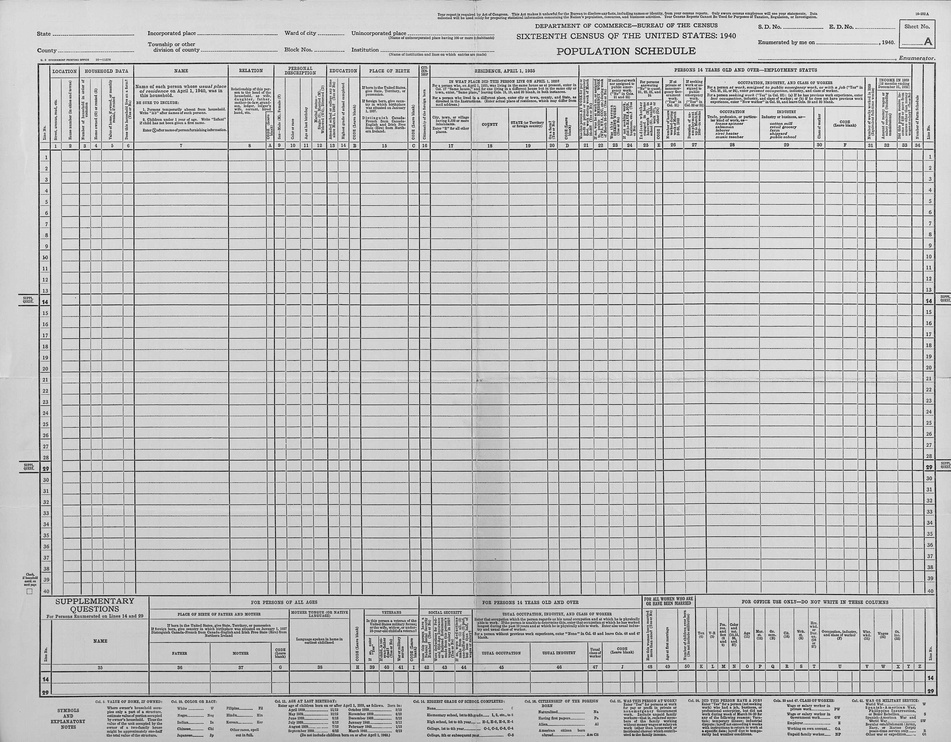
#> input picture data/census/templates/1940/template.jpg, 951 x 742 px, shrunk from 3000 x 2343 before the run; its folder holds only this picture in this run
$ python -i image_processor.py   (imports and definitions only)   (older library calls are emulated)
#> lines starting #> are read from the running program, lines starting #| are printed output that depends on the picture
"""
Image preprocessing for census extraction.

Handles deskewing, denoising, contrast enhancement, and binarization
to prepare census images for optimal OCR performance.

Key techniques:
- Deskewing via Hough line detection
- Gaussian blur for denoising
- CLAHE (Contrast Limited Adaptive Histogram Equalization)
- Adaptive thresholding for binarization
"""

from __future__ import annotations

import logging
from pathlib import Path
from typing import Optional, Tuple

import cv2
import numpy as np
from PIL import Image

logger = logging.getLogger(__name__)


class CensusImageProcessor:
    """Preprocesses census images for OCR extraction."""

    def __init__(
        self,
        deskew: bool = False,  # Disabled by default - needs improvement
        denoise: bool = False,  # Disabled by default - degrades lines
        enhance_contrast: bool = True,
        binarize: bool = False,  # Disabled temporarily to test grayscale
    ):
        """
        Initialize image processor with preprocessing options.

        Args:
            deskew: Apply rotation correction
            denoise: Apply noise reduction
            enhance_contrast: Apply CLAHE contrast enhancement
            binarize: Apply adaptive thresholding
        """
        self.deskew = deskew
        self.denoise = denoise
        self.enhance_contrast = enhance_contrast
        self.binarize = binarize

        # Metrics (always calculated, whether or not we apply corrections)
        self.last_skew_score = 0.0
        self.last_noise_score = 0.0

    def process_image(
        self, image_path: str | Path, output_path: Optional[str | Path] = None
    ) -> np.ndarray:
        """
        Process a census image through the full pipeline.

        Args:
            image_path: Path to input image
            output_path: Optional path to save processed image

        Returns:
            Processed image as numpy array (grayscale)

        Raises:
            FileNotFoundError: If image_path does not exist
            ValueError: If image cannot be loaded
        """
        image_path = Path(image_path)
        if not image_path.exists():
            raise FileNotFoundError(f"Image not found: {image_path}")

        logger.info(f"Processing image: {image_path.name}")

        # Load image
        image = self._load_image(image_path)

        # Convert to grayscale if needed
        if len(image.shape) == 3:
            image = cv2.cvtColor(image, cv2.COLOR_BGR2GRAY)

        # ALWAYS measure quality metrics (whether or not we apply corrections)
        self.last_skew_score = self._measure_skew(image)
        self.last_noise_score = self._measure_noise(image)

        logger.info(f"Image quality: skew={self.last_skew_score:.1f}/100, noise={self.last_noise_score:.1f}/100")

        # Apply preprocessing steps (if enabled)
        if self.deskew:
            image = self._deskew_image(image)
            logger.info(f"Applied deskewing")

        if self.denoise:
            image = self._denoise_image(image)
            logger.info(f"Applied denoising")

        if self.enhance_contrast:
            image = self._enhance_contrast(image)

        if self.binarize:
            image = self._binarize_image(image)

        # Save if output path provided
        if output_path:
            output_path = Path(output_path)
            output_path.parent.mkdir(parents=True, exist_ok=True)
            cv2.imwrite(str(output_path), image)
            logger.info(f"Saved processed image: {output_path}")

        return image

    def _load_image(self, image_path: Path) -> np.ndarray:
        """
        Load image from disk.

        Args:
            image_path: Path to image file

        Returns:
            Image as numpy array

        Raises:
            ValueError: If image cannot be loaded
        """
        image = cv2.imread(str(image_path))
#> image is the input picture: shape (742, 951, 3); min 16, max 255, mean 195.5
        if image is None:
            # Try with PIL as fallback
            try:
                pil_image = Image.open(image_path)
                image = np.array(pil_image)
                if len(image.shape) == 3 and image.shape[2] == 3:
                    image = cv2.cvtColor(image, cv2.COLOR_RGB2BGR)
            except Exception as e:
                raise ValueError(f"Failed to load image: {e}") from e

        logger.debug(f"Loaded image: shape={image.shape}, dtype={image.dtype}")
        return image

    # [74 lines left out: functions _deskew_image, _denoise_image, not called in this run]

    def _enhance_contrast(self, image: np.ndarray) -> np.ndarray:
        """
        Enhance contrast using CLAHE (Contrast Limited Adaptive Histogram Equalization).

        CLAHE improves local contrast without over-amplifying noise,
        making faded or uneven text more readable.

        Args:
            image: Grayscale input image

        Returns:
            Contrast-enhanced image
        """
        # Create CLAHE object with subtle settings
        # clipLimit=1.0 provides minimal enhancement without darkening backgrounds
        clahe = cv2.createCLAHE(clipLimit=1.0, tileGridSize=(8, 8))
        enhanced = clahe.apply(image)
        logger.debug("Applied CLAHE contrast enhancement (subtle: clipLimit=1.0)")
        return enhanced

    # [24 lines left out: function _binarize_image, not called in this run]

    def _measure_skew(self, image: np.ndarray) -> float:
        """
        Measure image skew without applying correction.

        Returns a score from 0-100 where:
        - 0 = perfectly straight (no skew detected)
        - 100 = severely skewed (>10 degrees)

        Args:
            image: Grayscale input image

        Returns:
            Skew score (0-100)
        """
        # Detect edges
        edges = cv2.Canny(image, 50, 150, apertureSize=3)
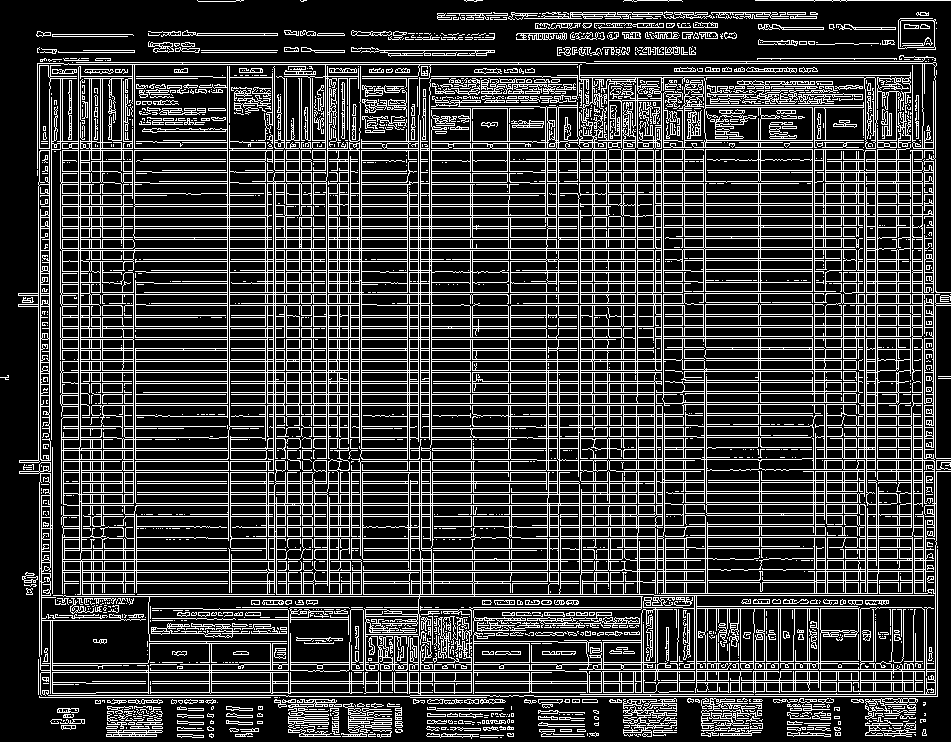
#> edges: shape (742, 951); 22.4% white in thin lines or dots

        # Detect lines
        lines = cv2.HoughLines(edges, 1, np.pi / 180, 200)

        if lines is None or len(lines) == 0:
            return 0.0  # Can't measure skew if no lines detected

        # Calculate angles
        angles = []
        for line in lines:
            rho, theta = line[0]
            angle = (theta * 180 / np.pi) - 90
            if -45 <= angle <= 45:
                angles.append(angle)
#> this loop made 12192 passes
#> (rho, theta, angle) on passes 1 to 3: (294, 1.57, 2.5e-06), (292, 1.57, 2.5e-06), (261, 1.57, 2.5e-06)
#> after the loop, angles = 7524 values, max 44 at index 802, min -45 at index 97, mean -3.09

        if not angles:
            return 0.0

        # Get median angle
        median_angle = abs(np.median(angles))
#> median_angle = 3

        # Convert to 0-100 scale (10 degrees = 100)
        skew_score = min(100.0, (median_angle / 10.0) * 100.0)
#> skew_score = 30

        return skew_score

    def _measure_noise(self, image: np.ndarray) -> float:
        """
        Measure image noise level without applying denoising.

        Uses Laplacian variance method - higher variance indicates more noise/detail.
        We score it such that:
        - 0 = very clean/sharp (low variance = low noise)
        - 100 = very noisy (high variance)

        Args:
            image: Grayscale input image

        Returns:
            Noise score (0-100)
        """
        # Calculate Laplacian variance
        laplacian = cv2.Laplacian(image, cv2.CV_64F)
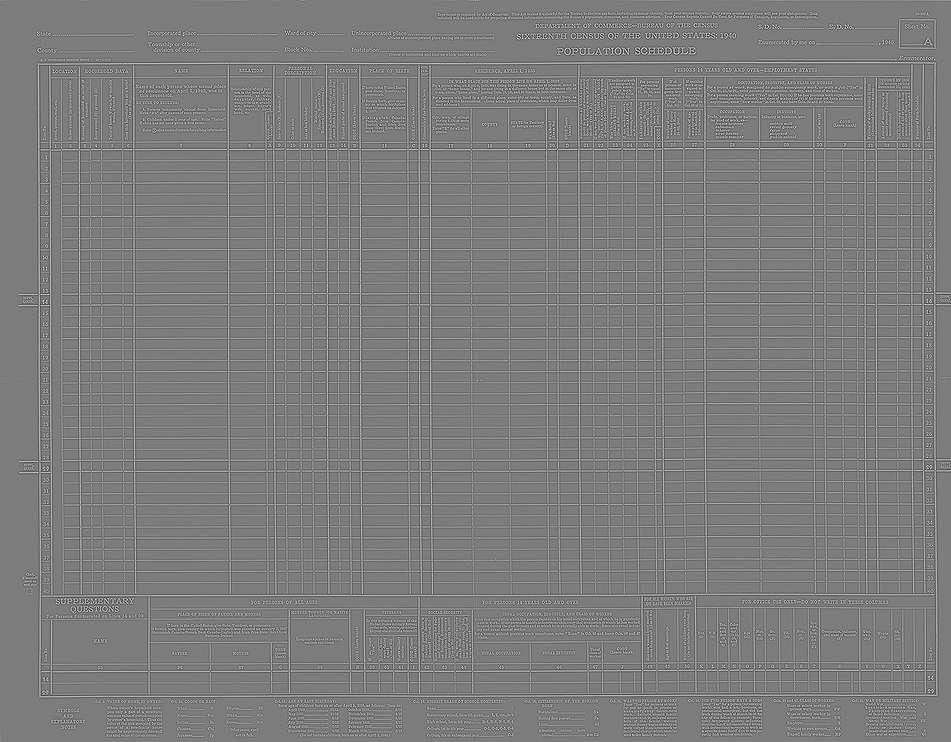
#> laplacian: shape (742, 951) float64; min -570, max 594, mean 0; drawn with min black and max white
        variance = laplacian.var()
#> variance = 6584.2

        # Normalize to 0-100 scale
        # Typical values: clean scans ~100-500, noisy scans ~1000+
        # Using logarithmic scale for better distribution
        if variance < 10:
            noise_score = 0.0
        else:
            # log scale: 100->20, 500->45, 1000->60, 2000->76
            noise_score = min(100.0, (np.log10(variance) - 1) * 33.0)
#> noise_score = 93.01

        return max(0.0, noise_score)

    # [70 lines left out: functions process_batch, preprocess_census_image, not called in this run]

>>> result = CensusImageProcessor().process_image('../../../../data/census/templates/1940/template.jpg')
